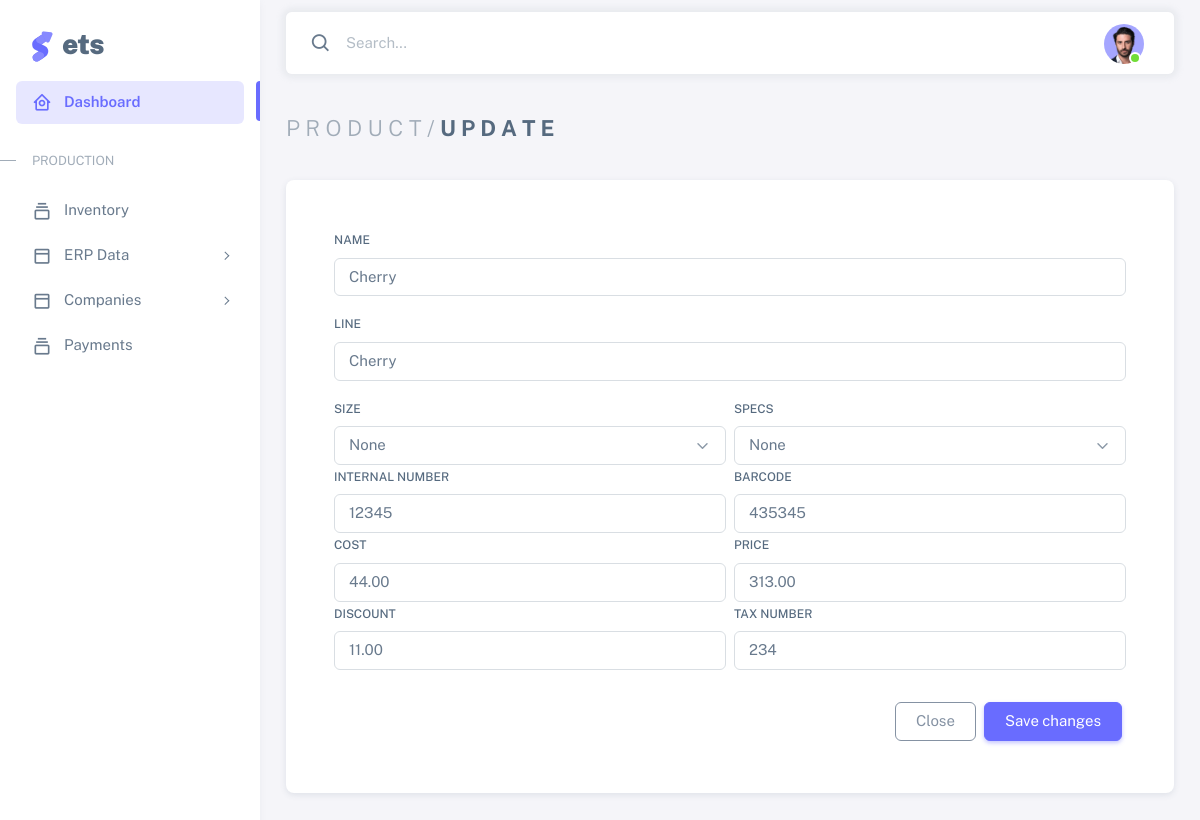
Screenshot of /product-update/15 with the database file from the repository.
### base/models.py (models this page shows, shortened)
class products(models.Model):
    product_internal_id = models.TextField(unique=True)
    product_name = models.TextField()
    product_cost_price = models.DecimalField(decimal_places=2, max_digits=10)
    product_sell_price = models.DecimalField(decimal_places=2, max_digits=10)
    product_discount = models.DecimalField(decimal_places=2, max_digits=10)
    product_line = models.TextField()
    product_barcode = models.TextField()
    product_tax_num = models.TextField()
    fk_specs_id = models.ForeignKey(specs, on_delete=models.SET_NULL, null=True, blank=True)
    fk_size_id = models.ForeignKey(sizes, on_delete=models.SET_NULL, null=True, blank=True)

### base/views.py (the view, shortened to what this page needs)
# urls.py: path('product-update/<str:pk>',views.product_update, name='update-product'),
def product_update(request, pk):
    product = products.objects.get(id=pk)
    all_sizes = sizes.objects.all()
    all_specs = specs.objects.all()
    context = {'p':product, 'sizes': all_sizes, 'specs': all_specs}
    return render(request, 'product_update.html', context)

### templates/product_update.html (shortened to what this page needs)
{% extends 'index.html' %}
{% block content %}
<div class="content-wrapper">
    <div class="container-xxl flex-grow-1 container-p-y">
      <h4 class="fw-bold py-3 mb-4"><span class="text-muted fw-light">P R O D U C T / </span> U P D A T E</h4>
      <div class="row">
            <div class="col-md-12">
                <div class="card mb-4">
                <div class="card-body">
                        <form action="/product-update/{{p.id}}" method="POST">
                            <div class="modal-body">
                            <div class="row">
                                <div class="col mb-3">
                                <label for="nameBasic" class="form-label">NAME</label>
                                <input name="prod_name" type="text" id="nameBasic" class="form-control" placeholder="Enter Name" value="{{p.product_name}}" />
                                </div>
                            </div>
                            <div class="row">
                                <div class="col mb-3">
                                <label for="nameBasic" class="form-label">LINE</label>
                                <input name="prod_line" type="text" id="nameBasic" class="form-control" placeholder="Enter Name" value="{{p.product_name}}" />
                                </div>
                            </div>
                            <div class="row g-2">
                                <div class="col mb-0">
                                    <label for="exampleFormControlSelect1" class="form-label">SIZE</label>
                                    <select name="size_id" class="form-select" id="exampleFormControlSelect1" aria-label="Default select example">
                                      <option selected value="{{ p.fk_size_id.id }}">{{ p.fk_size_id }}</option>
                                    </select>
                                </div>
                                <div class="col mb-0">
                                    <label for="exampleFormControlSelect1" class="form-label">SPECS</label>
                                    <select name="spec_id" class="form-select" id="exampleFormControlSelect1" aria-label="Default select example">
                                      <option selected value="{{ p.fk_specs_id.id }}">{{ p.fk_specs_id }}</option>
                                    </select>
                                </div>
                            </div>
                            <div class="row g-2">
                                <div class="col mb-0">
                                <label for="emailBasic" class="form-label">INTERNAL NUMBER</label>
                                <input name="prod_intern" type="text" id="nameBasic" class="form-control" placeholder="4547****" value="{{p.product_internal_id}}"/>
                                </div>
                                <div class="col mb-0">
                                <label for="dobBasic" class="form-label">BARCODE</label>
                                <input name="prod_barcode" type="text" id="nameBasic" class="form-control" placeholder="4778C***" value="{{p.product_barcode}}" />
                                </div>
                            </div>
                            <div class="row g-2">
                                <div class="col mb-0">
                                <label for="emailBasic" class="form-label">COST</label>
                                <input name="prod_cost" type="text" id="nameBasic" class="form-control" placeholder="00.00$" value="{{p.product_cost_price}}"/>
                                </div>
                                <div class="col mb-0">
                                <label for="dobBasic" class="form-label">PRICE</label>
                                <input name="prod_price" type="text" id="nameBasic" class="form-control" placeholder="00.00$" value="{{p.product_sell_price}}"/>
                                </div>
                            </div>
                            <div class="row g-2">
                                <div class="col mb-0">
                                <label for="nameBasic" class="form-label">DISCOUNT</label>
                                <input name="prod_dis" type="text" id="nameBasic" class="form-control" placeholder="00.00" value="{{p.product_discount}}"/>
                                </div>
                                <div class="col mb-0">
                                    <label for="nameBasic" class="form-label">TAX NUMBER</label>
                                    <input name="prod_tax" type="text" id="nameBasic" class="form-control" placeholder="6465****" value="{{p.product_tax_num}}"/>
                                </div>
                            </div>
                            </div>
                            <div class="modal-footer">
                            <a href="/products"><button type="button" class="btn btn-outline-secondary" data-bs-dismiss="modal">
                                Close
                            </button></a>
                            <button type="submit" class="btn btn-primary">Save changes</button>
                            </div>
                        </form>
                    </div>
                </div>
                </div>
            </div>
        </div>
    </div>
</div>
{% endblock %}

### rows the page displays
products: prod_name "Cherry", prod_line "Cherry", size_id "None", spec_id "None", prod_intern "12345", prod_barcode "435345", prod_cost "44.00", prod_price "313.00", prod_dis "11.00", prod_tax "234"
